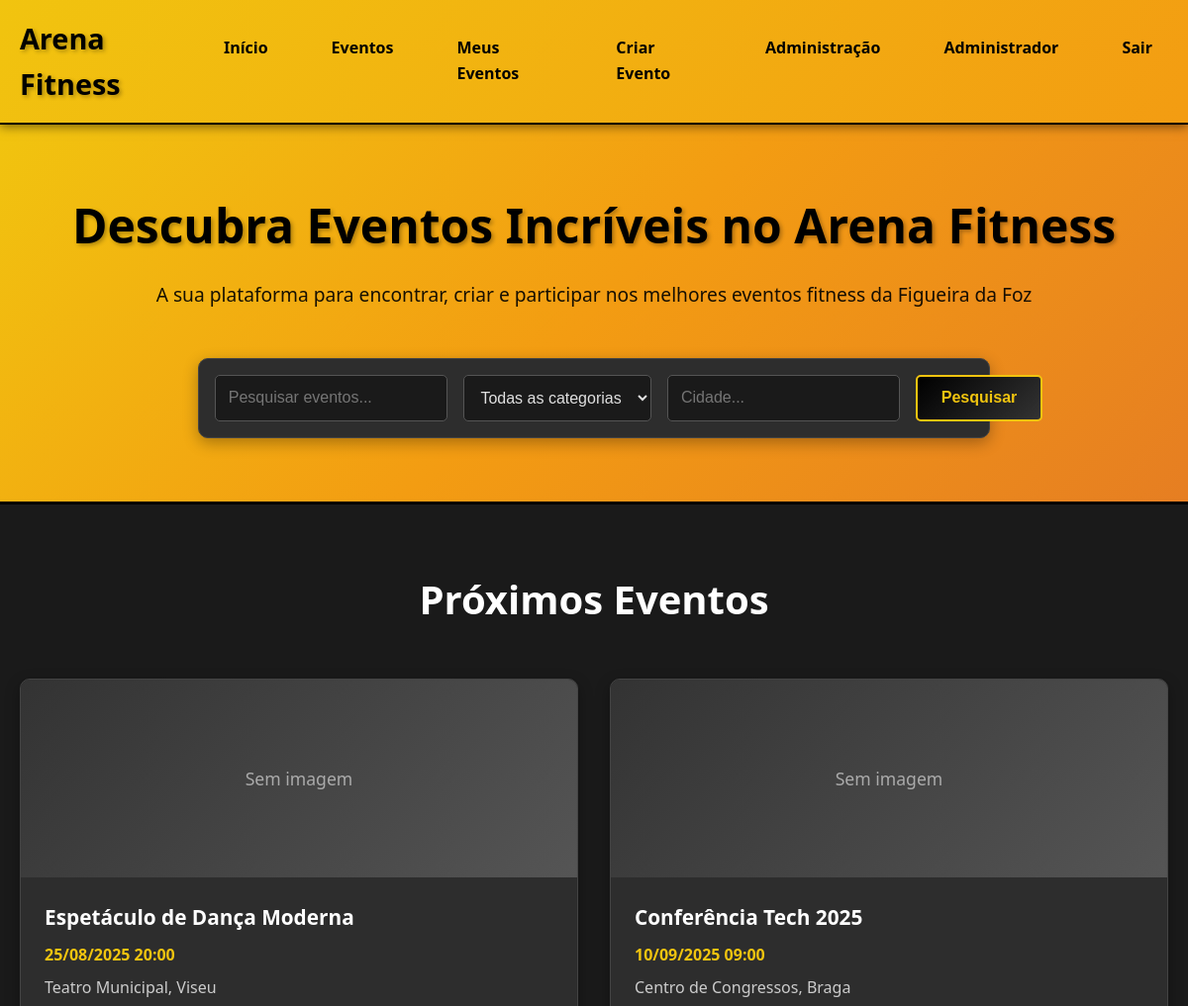
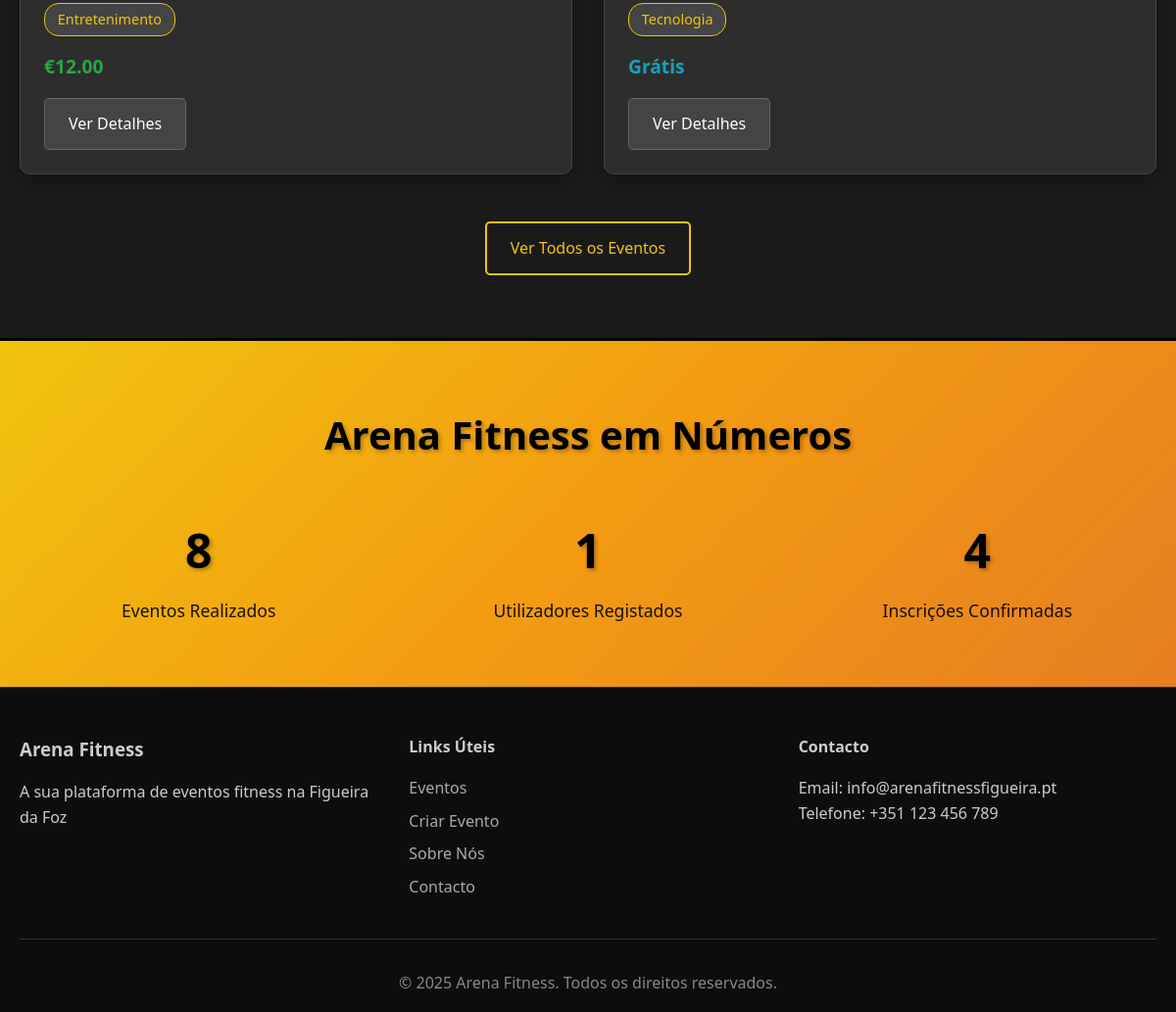
/ (signed in), run on the app's committed database (2 pictures, top to bottom).
### tables this page shows
CREATE TABLE eventos (
    id INT AUTO_INCREMENT PRIMARY KEY,
    titulo VARCHAR(200) NOT NULL,
    descricao TEXT NOT NULL,
    data_evento DATETIME NOT NULL,
    data_fim DATETIME,
    local VARCHAR(200) NOT NULL,
    endereco TEXT,
    cidade VARCHAR(100) NOT NULL,
    distrito VARCHAR(50) NOT NULL,
    codigo_postal VARCHAR(10),
    preco DECIMAL(10,2) DEFAULT 0.00,
    lotacao_maxima INT,
    categoria_id INT NOT NULL,
    tipo_evento_id INT NOT NULL,
    organizador_id INT NOT NULL,
    imagem VARCHAR(255),
    status ENUM('pendente', 'aprovado', 'rejeitado', 'cancelado') DEFAULT 'pendente',
    ativo TINYINT(1) DEFAULT 1,
    data_criacao TIMESTAMP DEFAULT CURRENT_TIMESTAMP,
    data_aprovacao TIMESTAMP NULL,
    aprovado_por INT NULL,
    FOREIGN KEY (categoria_id) REFERENCES categorias(id),
    FOREIGN KEY (tipo_evento_id) REFERENCES tipos_eventos(id),
    FOREIGN KEY (organizador_id) REFERENCES utilizadores(id),
    FOREIGN KEY (aprovado_por) REFERENCES utilizadores(id)
);

CREATE TABLE categorias (
    id INT AUTO_INCREMENT PRIMARY KEY,
    nome VARCHAR(50) NOT NULL UNIQUE,
    descricao TEXT,
    ativo TINYINT(1) DEFAULT 1,
    data_criacao TIMESTAMP DEFAULT CURRENT_TIMESTAMP
);

### includes/config.php (called while the page is built, shortened)
<?php
function isLoggedIn() {
    return isset($_SESSION['user_id']);
}
function isAdmin() {
    return isset($_SESSION['user_type']) && $_SESSION['user_type'] === 'administrador';
}
function formatDate($date, $format = 'd/m/Y H:i') {
    return date($format, strtotime($date));
}
?>

### index.php (the view, shortened to what this page needs)
<?php
require_once 'includes/config.php';
$searchQuery = $_GET['search'] ?? '';
$cidade = $_GET['cidade'] ?? '';
$sql = "SELECT e.*, c.nome as categoria_nome, t.nome as tipo_nome, u.nome as organizador_nome
        FROM eventos e
        JOIN categorias c ON e.categoria_id = c.id
        JOIN tipos_eventos t ON e.tipo_evento_id = t.id
        JOIN utilizadores u ON e.organizador_id = u.id
        WHERE e.status = 'aprovado' AND e.ativo = 1 AND e.data_evento >= NOW()";
$params = [];
$sql .= " ORDER BY e.data_evento ASC LIMIT 12";
$stmt = $pdo->prepare($sql);
$stmt->execute($params);
$eventos = $stmt->fetchAll();
?>
<!DOCTYPE html>
<html lang="pt-PT">
<head>
    <link rel="stylesheet" href="css/style.css">
</head>
<body>
    <header>
        <nav class="navbar">
            <div class="nav-container">
                <div class="nav-logo">
                    <h1><a href="index.php"><?= SITE_NAME ?></a></h1>
                </div>
                <div class="nav-menu">
                    <a href="index.php">Início</a>
                    <a href="pages/eventos.php">Eventos</a>
                    <?php if (isLoggedIn()): ?>
                        <a href="pages/meus-eventos.php">Meus Eventos</a>
                        <a href="pages/criar-evento.php">Criar Evento</a>
                        <?php if (isAdmin()): ?>
                            <a href="admin/dashboard.php">Administração</a>
                        <?php endif; ?>
                        <a href="pages/perfil.php"><?= $_SESSION['user_name'] ?></a>
                        <a href="logout.php">Sair</a>
                    <?php else: ?>
                        <a href="login.php">Login</a>
                        <a href="registo.php">Registar</a>
                    <?php endif; ?>
                </div>
            </div>
        </nav>
    </header>
    <main>
        <section class="hero">
            <div class="hero-content">
                <h1>Descubra Eventos Incríveis no Arena Fitness</h1>
                <p>A sua plataforma para encontrar, criar e participar nos melhores eventos fitness da Figueira da Foz</p>
                <form class="search-form" method="GET" action="">
                    <div class="search-row">
                        <input type="text" name="search" placeholder="Pesquisar eventos..."
                               value="<?= htmlspecialchars($searchQuery) ?>">
                        <select name="categoria">
                            <option value="">Todas as categorias</option>
                        </select>
                        <input type="text" name="cidade" placeholder="Cidade..."
                               value="<?= htmlspecialchars($cidade) ?>">
                        <button type="submit" class="btn btn-primary">Pesquisar</button>
                    </div>
                </form>
            </div>
        </section>
        <section class="eventos-section">
            <div class="container">
                <h2>Próximos Eventos</h2>
                <?php if (empty($eventos)): ?>
                    <div class="no-events">
                        <p>Nenhum evento encontrado com os critérios selecionados.</p>
                        <?php if (isLoggedIn()): ?>
                            <a href="pages/criar-evento.php" class="btn btn-primary">Criar Primeiro Evento</a>
                        <?php endif; ?>
                    </div>
                <?php else: ?>
                    <div class="eventos-grid">
                        <?php foreach ($eventos as $evento): ?>
                            <div class="evento-card">
                                <?php if ($evento['imagem']): ?>
                                    <img src="<?= UPLOAD_PATH . $evento['imagem'] ?>"
                                         alt="<?= htmlspecialchars($evento['titulo']) ?>">
                                <?php else: ?>
                                    <div class="no-image">Sem imagem</div>
                                <?php endif; ?>
                                <div class="evento-content">
                                    <h3><?= htmlspecialchars($evento['titulo']) ?></h3>
                                    <p class="evento-data"><?= formatDate($evento['data_evento']) ?></p>
                                    <p class="evento-local"><?= htmlspecialchars($evento['local'] . ', ' . $evento['cidade']) ?></p>
                                    <p class="evento-categoria"><?= htmlspecialchars($evento['categoria_nome']) ?></p>
                                    <?php if ($evento['preco'] > 0): ?>
                                        <p class="evento-preco">€<?= number_format($evento['preco'], 2) ?></p>
                                    <?php else: ?>
                                        <p class="evento-preco gratis">Grátis</p>
                                    <?php endif; ?>
                                    <a href="pages/evento.php?id=<?= $evento['id'] ?>"
                                       class="btn btn-secondary">Ver Detalhes</a>
                                </div>
                            </div>
                        <?php endforeach; ?>
                    </div>
                    <div class="ver-mais">
                        <a href="pages/eventos.php" class="btn btn-outline">Ver Todos os Eventos</a>
                    </div>
                <?php endif; ?>
            </div>
        </section>
        <section class="stats-section">
            <div class="container">
                <h2>Arena Fitness em Números</h2>
                <div class="stats-grid">
                    <?php
                    $totalEventos = $pdo->query("SELECT COUNT(*) FROM eventos WHERE status = 'aprovado'")->fetchColumn();
                    $totalUsuarios = $pdo->query("SELECT COUNT(*) FROM utilizadores WHERE ativo = 1")->fetchColumn();
                    $totalInscricoes = $pdo->query("SELECT COUNT(*) FROM inscricoes WHERE status = 'confirmada'")->fetchColumn();
                    ?>
                    <div class="stat-item">
                        <h3><?= $totalEventos ?></h3>
                        <p>Eventos Realizados</p>
                    </div>
                    <div class="stat-item">
                        <h3><?= $totalUsuarios ?></h3>
                        <p>Utilizadores Registados</p>
                    </div>
                    <div class="stat-item">
                        <h3><?= $totalInscricoes ?></h3>
                        <p>Inscrições Confirmadas</p>
                    </div>
                </div>
            </div>
        </section>
    </main>
    <footer>
        <div class="container">
            <div class="footer-content">
                <div class="footer-section">
                    <h3><?= SITE_NAME ?></h3>
                    <p>A sua plataforma de eventos fitness na Figueira da Foz</p>
                </div>
                <div class="footer-section">
                    <h4>Links Úteis</h4>
                    <ul>
                        <li><a href="pages/eventos.php">Eventos</a></li>
                        <li><a href="pages/criar-evento.php">Criar Evento</a></li>
                        <li><a href="pages/sobre.php">Sobre Nós</a></li>
                        <li><a href="pages/contacto.php">Contacto</a></li>
                    </ul>
                </div>
                <div class="footer-section">
                    <h4>Contacto</h4>
                    <p>Email: info@arenafitnessfigueira.pt</p>
                    <p>Telefone: +351 123 456 789</p>
                </div>
            </div>
            <div class="footer-bottom">
                <p>&copy; <?= date('Y') ?> <?= SITE_NAME ?>. Todos os direitos reservados.</p>
            </div>
        </div>
    </footer>
</body>
</html>

### data on the page
eventos: shows "Sem imagem", titulo "Espetáculo de Dança Moderna", data_evento "25/08/2025 20:00", local+cidade "Teatro Municipal, Viseu", categoria.nome "Entretenimento", preco "12.00"
eventos: shows "Sem imagem", titulo "Conferência Tech 2025", data_evento "10/09/2025 09:00", local+cidade "Centro de Congressos, Braga", categoria.nome "Tecnologia", preco "Grátis"

### other printed values
SITE_NAME "Arena Fitness"
$_SESSION['user_name'] "Administrador"
$totalEventos "8"
$totalUsuarios "1"
$totalInscricoes "4"
